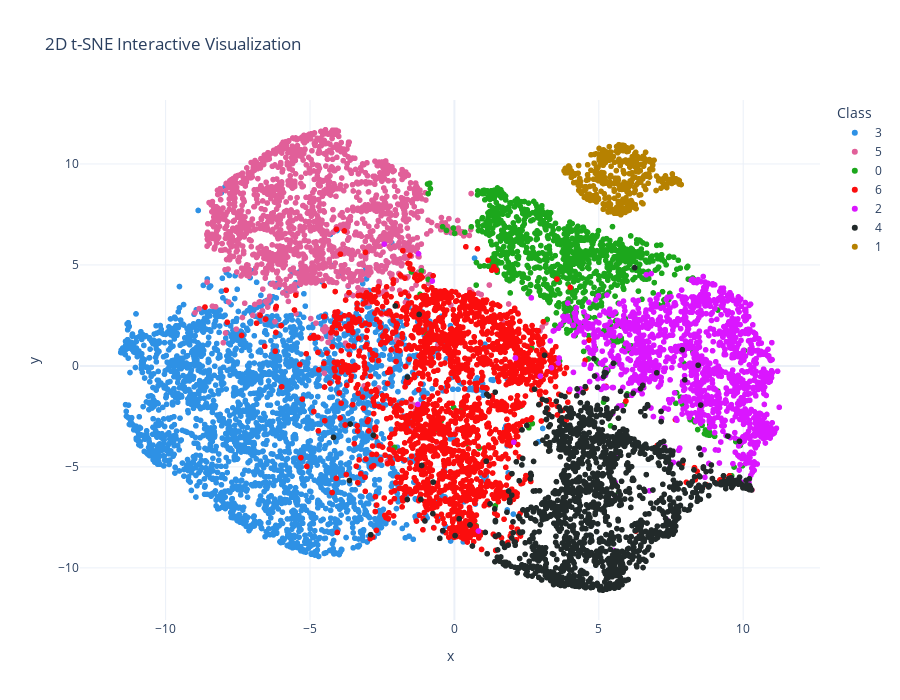
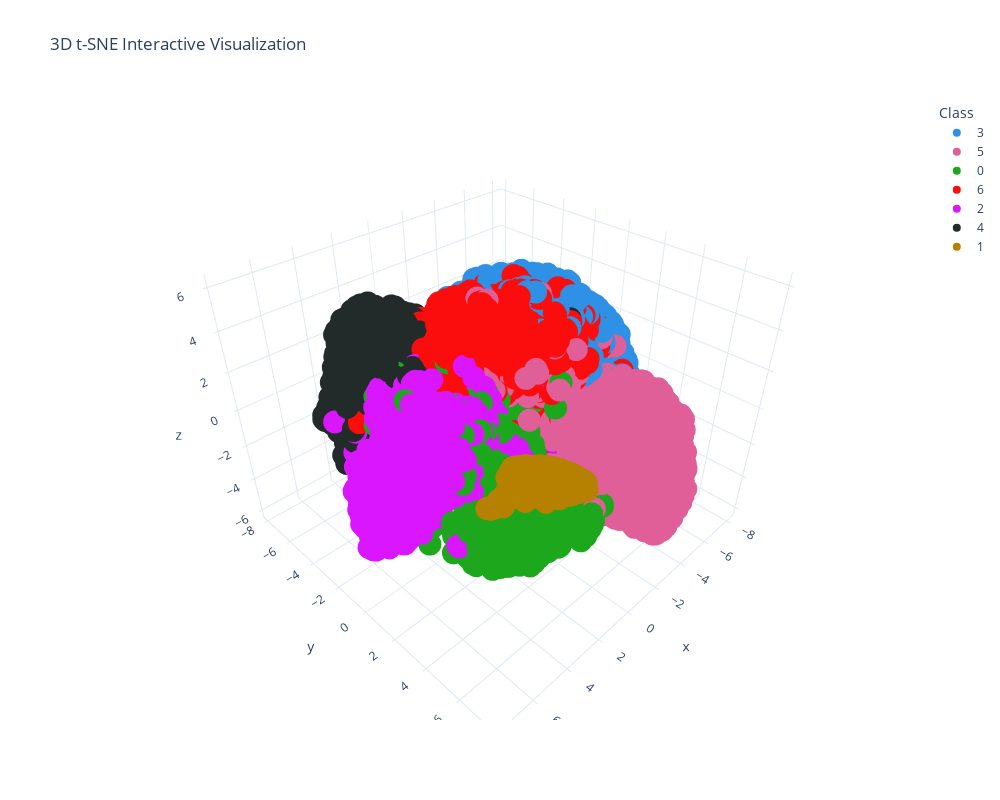

These figures' notebook cell, in order:
### Code cell
# Part two: Data Visualization
# Interactive t-SNE visualization using Plotly
import plotly.express as px
import plotly.io as pio
import os
from sklearn.manifold import TSNE
import numpy as np

def visualize_2d_tsne_interactive(X, y_numeric, save_path='visual_pict'):
    print("2D t-SNE...")
    tsne_2d = TSNE(n_components=2, random_state=42, perplexity=30, n_iter=300)
    X_tsne_2d = tsne_2d.fit_transform(X)

    os.makedirs(save_path, exist_ok=True)

    fig = px.scatter(
        x=X_tsne_2d[:, 0], 
        y=X_tsne_2d[:, 1], 
        color=[str(label) for label in y_numeric],
        labels={'color': 'Class'},
        hover_name=[f"Sample {i} - Class {label}" for i, label in enumerate(y_numeric)],
        title="2D t-SNE Interactive Visualization",
        color_discrete_sequence=px.colors.qualitative.Dark24
    )
    
    fig.update_layout(
        width=900,
        height=700,
        template="plotly_white"
    )

    # fig.write_html(f"{save_path}/tsne_2d_interactive.html")
    fig.show()


def visualize_3d_tsne_interactive(X, y_numeric, save_path='visual_pict'):
    print("3D t-SNE...")
    tsne_3d = TSNE(n_components=3, random_state=42, perplexity=30, n_iter=300)
    X_tsne_3d = tsne_3d.fit_transform(X)

    os.makedirs(save_path, exist_ok=True)

    fig = px.scatter_3d(
        x=X_tsne_3d[:, 0],
        y=X_tsne_3d[:, 1],
        z=X_tsne_3d[:, 2],
        color=[str(label) for label in y_numeric],
        labels={'color': 'Class'},
        hover_name=[f"Sample {i} - Class {label}" for i, label in enumerate(y_numeric)],
        title="3D t-SNE Interactive Visualization",
        color_discrete_sequence=px.colors.qualitative.Dark24
    )
    
    fig.update_layout(
        width=1000,
        height=800,
        template="plotly_white"
    )

    # fig.write_html(f"{save_path}/tsne_3d_interactive.html")
    fig.show()


visualize_2d_tsne_interactive(X_train_scaled, y_train)
visualize_3d_tsne_interactive(X_train_scaled, y_train)

### Figure 1 — Plotly figure (JSON) as saved in the notebook; plotly's stock layout.template omitted (floating-point values rounded to 4 significant figures; data arrays with more than 128 entries replaced by an {"elided": "..."} marker saying what was removed)
{"data": [{"hovertemplate": "<b>%{hovertext}</b><br><br>Class=3<br>x=%{x}<br>y=%{y}<extra></extra>", "hovertext": {"elided": "2875 str values"}, "legendgroup": "3", "marker": {"color": "#2E91E5", "symbol": "circle"}, "mode": "markers", "name": "3", "showlegend": true, "type": "scattergl", "x": {"elided": "2875 float values"}, "xaxis": "x", "y": {"elided": "2875 float values"}, "yaxis": "y"}, {"hovertemplate": "<b>%{hovertext}</b><br><br>Class=5<br>x=%{x}<br>y=%{y}<extra></extra>", "hovertext": {"elided": "1614 str values"}, "legendgroup": "5", "marker": {"color": "#E15F99", "symbol": "circle"}, "mode": "markers", "name": "5", "showlegend": true, "type": "scattergl", "x": {"elided": "1614 float values"}, "xaxis": "x", "y": {"elided": "1614 float values"}, "yaxis": "y"}, {"hovertemplate": "<b>%{hovertext}</b><br><br>Class=0<br>x=%{x}<br>y=%{y}<extra></extra>", "hovertext": {"elided": "1061 str values"}, "legendgroup": "0", "marker": {"color": "#1CA71C", "symbol": "circle"}, "mode": "markers", "name": "0", "showlegend": true, "type": "scattergl", "x": {"elided": "1061 float values"}, "xaxis": "x", "y": {"elided": "1061 float values"}, "yaxis": "y"}, {"hovertemplate": "<b>%{hovertext}</b><br><br>Class=6<br>x=%{x}<br>y=%{y}<extra></extra>", "hovertext": {"elided": "2100 str values"}, "legendgroup": "6", "marker": {"color": "#FB0D0D", "symbol": "circle"}, "mode": "markers", "name": "6", "showlegend": true, "type": "scattergl", "x": {"elided": "2100 float values"}, "xaxis": "x", "y": {"elided": "2100 float values"}, "yaxis": "y"}, {"hovertemplate": "<b>%{hovertext}</b><br><br>Class=2<br>x=%{x}<br>y=%{y}<extra></extra>", "hovertext": {"elided": "1313 str values"}, "legendgroup": "2", "marker": {"color": "#DA16FF", "symbol": "circle"}, "mode": "markers", "name": "2", "showlegend": true, "type": "scattergl", "x": {"elided": "1313 float values"}, "xaxis": "x", "y": {"elided": "1313 float values"}, "yaxis": "y"}, {"hovertemplate": "<b>%{hovertext}</b><br><br>Class=4<br>x=%{x}<br>y=%{y}<extra></extra>", "hovertext": {"elided": "1520 str values"}, "legendgroup": "4", "marker": {"color": "#222A2A", "symbol": "circle"}, "mode": "markers", "name": "4", "showlegend": true, "type": "scattergl", "x": {"elided": "1520 float values"}, "xaxis": "x", "y": {"elided": "1520 float values"}, "yaxis": "y"}, {"hovertemplate": "<b>%{hovertext}</b><br><br>Class=1<br>x=%{x}<br>y=%{y}<extra></extra>", "hovertext": {"elided": "405 str values"}, "legendgroup": "1", "marker": {"color": "#B68100", "symbol": "circle"}, "mode": "markers", "name": "1", "showlegend": true, "type": "scattergl", "x": {"elided": "405 float values"}, "xaxis": "x", "y": {"elided": "405 float values"}, "yaxis": "y"}], "layout": {"height": 700, "legend": {"title": {"text": "Class"}, "tracegroupgap": 0}, "title": {"text": "2D t-SNE Interactive Visualization"}, "width": 900, "xaxis": {"anchor": "y", "domain": [0, 1], "title": {"text": "x"}}, "yaxis": {"anchor": "x", "domain": [0, 1], "title": {"text": "y"}}}}

### Figure 2 — Plotly figure (JSON) as saved in the notebook; plotly's stock layout.template omitted (floating-point values rounded to 4 significant figures; data arrays with more than 128 entries replaced by an {"elided": "..."} marker saying what was removed)
{"data": [{"hovertemplate": "<b>%{hovertext}</b><br><br>Class=3<br>x=%{x}<br>y=%{y}<br>z=%{z}<extra></extra>", "hovertext": {"elided": "2875 str values"}, "legendgroup": "3", "marker": {"color": "#2E91E5", "symbol": "circle"}, "mode": "markers", "name": "3", "scene": "scene", "showlegend": true, "type": "scatter3d", "x": {"elided": "2875 float values"}, "y": {"elided": "2875 float values"}, "z": {"elided": "2875 float values"}}, {"hovertemplate": "<b>%{hovertext}</b><br><br>Class=5<br>x=%{x}<br>y=%{y}<br>z=%{z}<extra></extra>", "hovertext": {"elided": "1614 str values"}, "legendgroup": "5", "marker": {"color": "#E15F99", "symbol": "circle"}, "mode": "markers", "name": "5", "scene": "scene", "showlegend": true, "type": "scatter3d", "x": {"elided": "1614 float values"}, "y": {"elided": "1614 float values"}, "z": {"elided": "1614 float values"}}, {"hovertemplate": "<b>%{hovertext}</b><br><br>Class=0<br>x=%{x}<br>y=%{y}<br>z=%{z}<extra></extra>", "hovertext": {"elided": "1061 str values"}, "legendgroup": "0", "marker": {"color": "#1CA71C", "symbol": "circle"}, "mode": "markers", "name": "0", "scene": "scene", "showlegend": true, "type": "scatter3d", "x": {"elided": "1061 float values"}, "y": {"elided": "1061 float values"}, "z": {"elided": "1061 float values"}}, {"hovertemplate": "<b>%{hovertext}</b><br><br>Class=6<br>x=%{x}<br>y=%{y}<br>z=%{z}<extra></extra>", "hovertext": {"elided": "2100 str values"}, "legendgroup": "6", "marker": {"color": "#FB0D0D", "symbol": "circle"}, "mode": "markers", "name": "6", "scene": "scene", "showlegend": true, "type": "scatter3d", "x": {"elided": "2100 float values"}, "y": {"elided": "2100 float values"}, "z": {"elided": "2100 float values"}}, {"hovertemplate": "<b>%{hovertext}</b><br><br>Class=2<br>x=%{x}<br>y=%{y}<br>z=%{z}<extra></extra>", "hovertext": {"elided": "1313 str values"}, "legendgroup": "2", "marker": {"color": "#DA16FF", "symbol": "circle"}, "mode": "markers", "name": "2", "scene": "scene", "showlegend": true, "type": "scatter3d", "x": {"elided": "1313 float values"}, "y": {"elided": "1313 float values"}, "z": {"elided": "1313 float values"}}, {"hovertemplate": "<b>%{hovertext}</b><br><br>Class=4<br>x=%{x}<br>y=%{y}<br>z=%{z}<extra></extra>", "hovertext": {"elided": "1520 str values"}, "legendgroup": "4", "marker": {"color": "#222A2A", "symbol": "circle"}, "mode": "markers", "name": "4", "scene": "scene", "showlegend": true, "type": "scatter3d", "x": {"elided": "1520 float values"}, "y": {"elided": "1520 float values"}, "z": {"elided": "1520 float values"}}, {"hovertemplate": "<b>%{hovertext}</b><br><br>Class=1<br>x=%{x}<br>y=%{y}<br>z=%{z}<extra></extra>", "hovertext": {"elided": "405 str values"}, "legendgroup": "1", "marker": {"color": "#B68100", "symbol": "circle"}, "mode": "markers", "name": "1", "scene": "scene", "showlegend": true, "type": "scatter3d", "x": {"elided": "405 float values"}, "y": {"elided": "405 float values"}, "z": {"elided": "405 float values"}}], "layout": {"height": 800, "legend": {"title": {"text": "Class"}, "tracegroupgap": 0}, "scene": {"domain": {"x": [0, 1], "y": [0, 1]}, "xaxis": {"title": {"text": "x"}}, "yaxis": {"title": {"text": "y"}}, "zaxis": {"title": {"text": "z"}}}, "title": {"text": "3D t-SNE Interactive Visualization"}, "width": 1000}}
